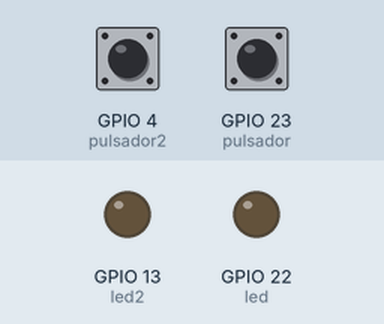
This sketch was run on a simulated ESP32. Parts: output pins drawn as LEDs (lit = HIGH). The inputs (shaded band) are chosen by the test bench; at power-on: GPIO 4 (pulsador2) HIGH, GPIO 23 (pulsador) HIGH. The modem accepts every AT command (registered, SIM ready, sends succeed) and sends nothing else.

Above: at 5.2 s.
5.3 s: GPIO 4 (pulsador2) pulled LOW for 0.15 s
At 5.4 s:
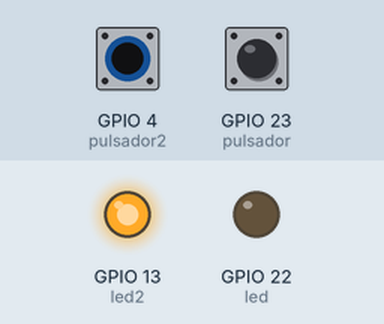
7.0 s: GPIO 23 (pulsador) pulled LOW for 0.15 s
At 7.1 s:
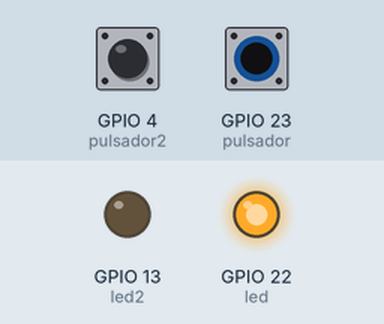
8.7 s: GPIO 23 (pulsador) pulled LOW for 3.2 s
At 12.8 s:
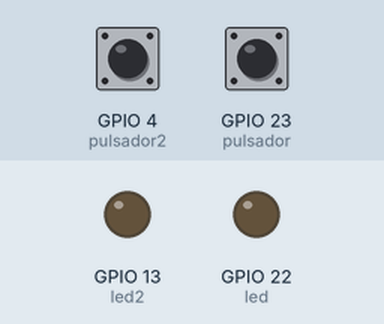
13.4 s: GPIO 4 (pulsador2) pulled LOW for 3.2 s
At 13.9 s:
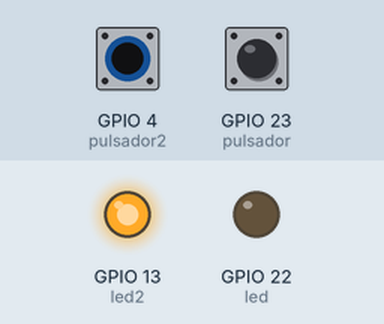
18.1 s: GPIO 4 (pulsador2) driven LOW and GPIO 23 (pulsador) driven LOW
At 18.9 s:
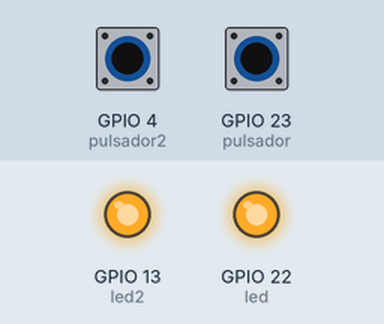
Timing chart, 0 to 20.6 s (numbered marks = the images above; inputs shaded):
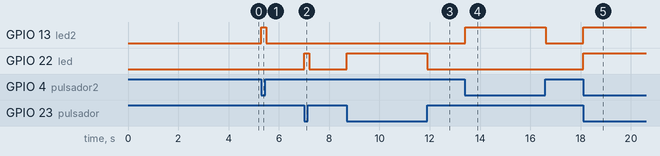

Measured:
- after the input at 5.3 s, GPIO 13 (led2): LOW → HIGH at once, → LOW 0.20 s later
- after the input at 7.0 s, GPIO 22 (led): LOW → HIGH at once, → LOW 0.20 s later
- after the input at 8.7 s, GPIO 22 (led): LOW → HIGH at once, → LOW 3.2 s later
- after the input at 13.4 s, GPIO 13 (led2): LOW → HIGH at once, → LOW 3.2 s later
- after the input at 18.1 s, GPIO 13 (led2), GPIO 22 (led): LOW → HIGH at once

The sketch:

EmisorLORA.ino
```cpp
String lora_band = "915000000"; //Banda de frecuencia (Hz) dependera el País/Región donde se encuentre
String lora_networkid = "18";   //Identificación de la red Lora
String lora_address = "1";      //Dirección del módulo Lora
String lora_RX_address = "2";   //Dirección del módulo receptor Lora

int led = 22; //Led conectado al pin D22 del esp32
int pulsador = 23; //pulsador conectado al pin D23 del esp32
int led2 = 13; //Led conectado al pin D13 del esp32
int pulsador2 = 4; //pulsador conectado al pin D4 del esp32

void setup(){

  Serial2.begin(115200,SERIAL_8N1, 16,17); //puerto serie2 (pin 16RXD,17TXD UART del esp32) Y (velocidad 115200)
  pinMode(pulsador,INPUT_PULLUP); //Modo de entrada el pin D23 del pulsador
  pinMode(led,OUTPUT); //Modo salida el pin D22 del Led

  pinMode(pulsador2,INPUT_PULLUP); //Modo de entrada el pin D27 del pulsador
  pinMode(led2,OUTPUT); //Modo salida el pin D34 del Led

  delay(1500);
  Serial2.println("AT+BAND=" + lora_band); //Configuracion del modulo/Puerto serie (UART 2)
  delay(500);
  Serial2.println("AT+ADDRESS=" + lora_address);
  delay(500);
  Serial2.println("AT+NETWORKID=" + lora_networkid);
  delay(1500);


}

void loop()
{
  delay(100);

  if(digitalRead(pulsador) == LOW){ //Pulsador OFF
    digitalWrite(led, HIGH); //led1 ON
    Serial2.println("AT+SEND="+ lora_RX_address +",6,LED1ON"); //Enviar datos al modulo receptor "ON" 2 bytes
  }else{
     digitalWrite(led, LOW); //led OFF
  }

  if(digitalRead(pulsador2) == LOW){ //Pulsador OFF
    digitalWrite(led2, HIGH); //led2 ON
    Serial2.println("AT+SEND="+ lora_RX_address +",6,LED2ON"); //Enviar datos al modulo receptor "ON2" 3 bytes
  }else{
     digitalWrite(led2, LOW); //led OFF
  }

}
```
